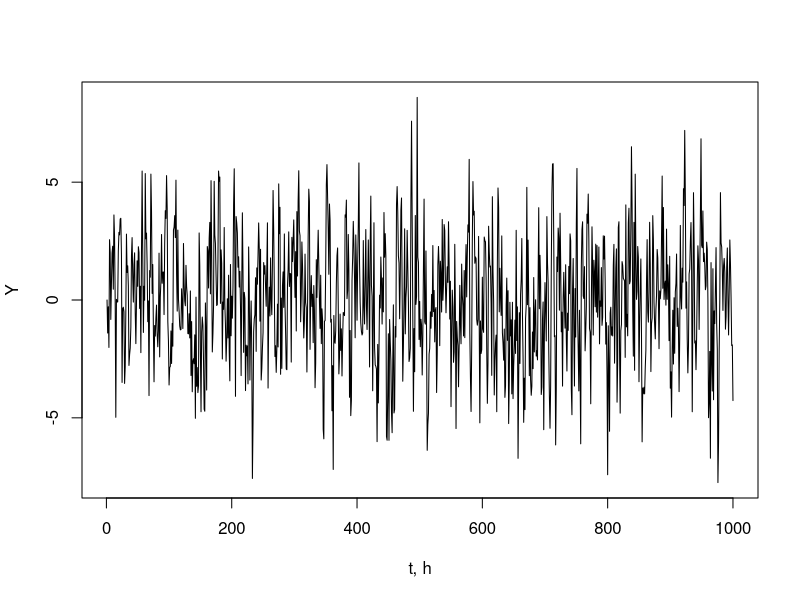
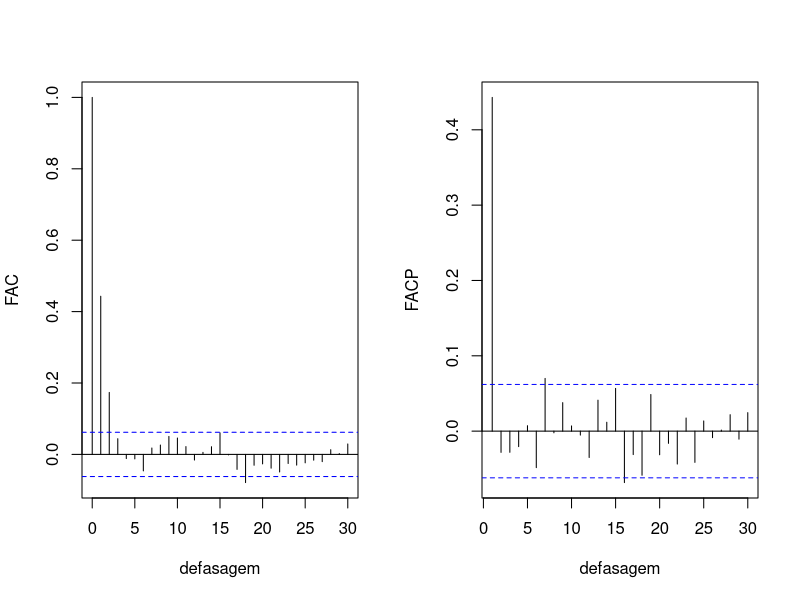
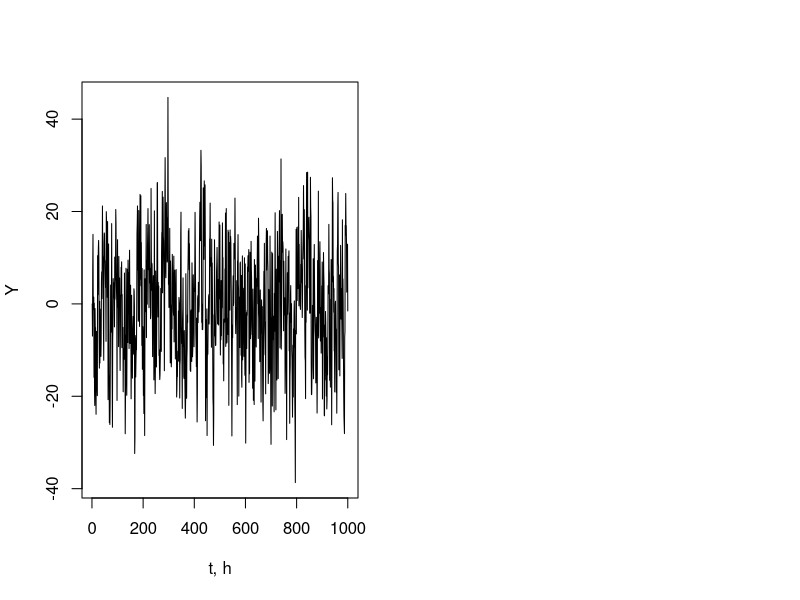
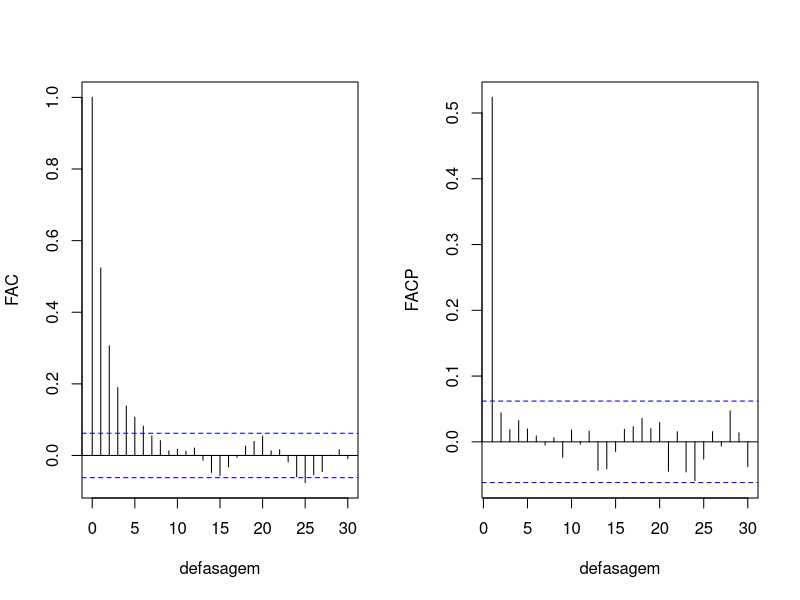
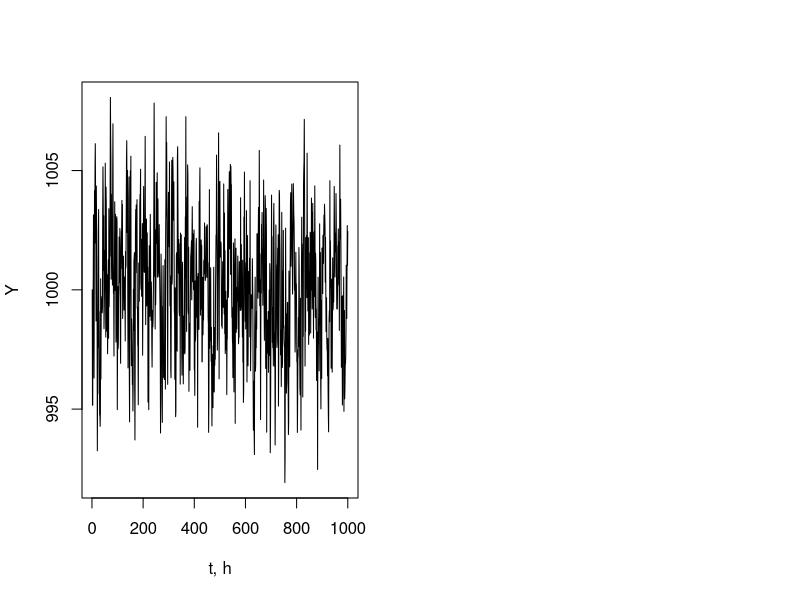
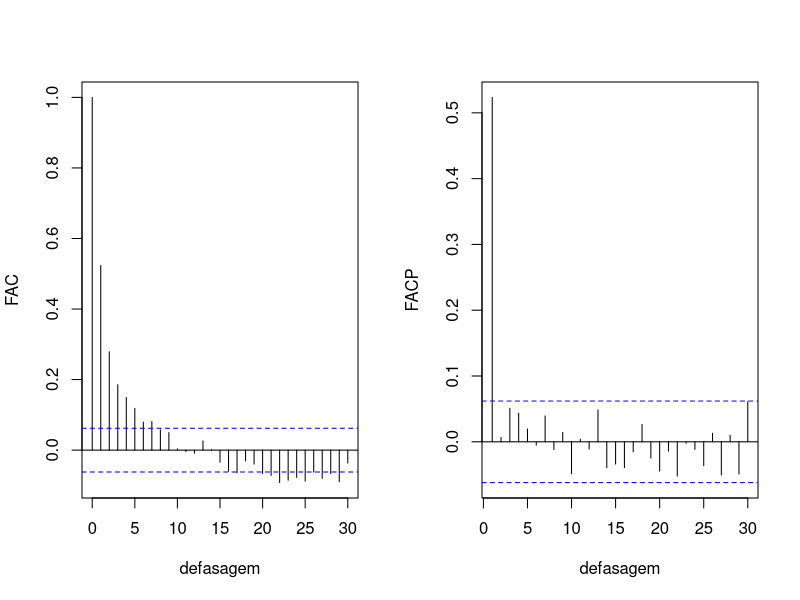
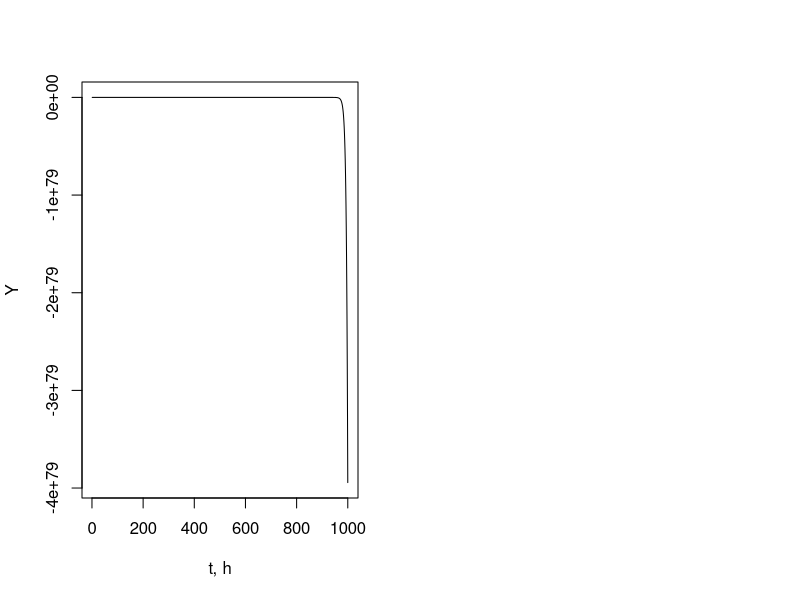
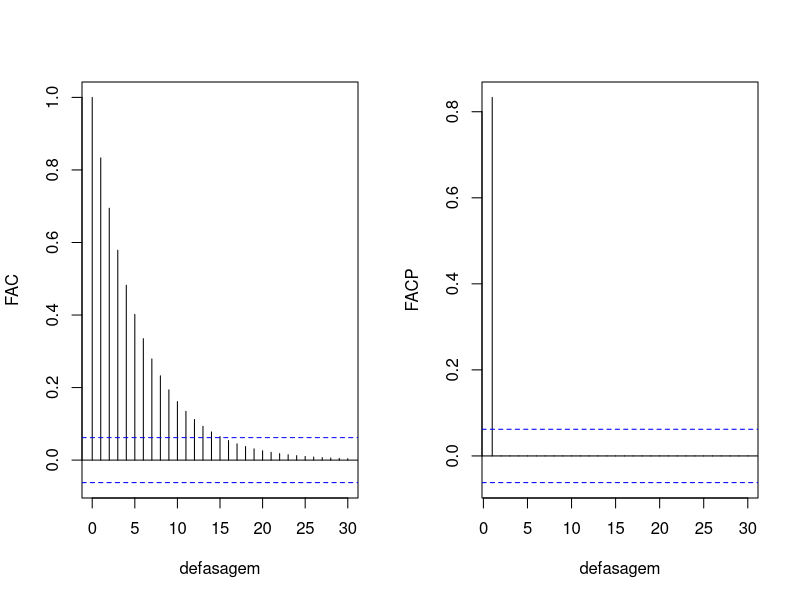

Recreate these plots in R, in order.
## ---- chunk 1
knitr::opts_chunk$set(
  fig.output = "70%"
)
## ---- chunk 2

# reprodutibilidade
set.seed(1)

# função geradora de processo AR(1)
ar1 = function(
    # quantidade de t (incluindo horizonte de previsão)
    t,
    # constante
    phi_0 = 0,
    # coeficiente autoregressivo
    phi_1,
    # variância
    v
) {
  
  # y_t inicial
  # se a série é estacionária E[y_t-1] = E[y_t])
  y_t = phi_0 / (1 - phi_1)
  
  # gerando processo a partir de t_2 até t
  for (i in 2:t) {
    # ruído branco
    erro = rnorm(1, mean = 0, sd = sqrt(v))
    # AR1
    y_t[i] = phi_0 + phi_1 * y_t[i - 1] + erro
  }
  
  # retorna processo
  return(y_t)
}
## ---- chunk 3
# série AR(1)
y_t = ar1(
  t = 1000,
  phi_1 = 0.5,
  v = 5
)
## ---- chunk 4
# série
plot(
  y_t, type = "l",
  xlab = "t, h",
  ylab = "Y"
)

# funções de autocorrelação
par(mfrow = c(1, 2))
acf(y_t, main = "", xlab = "defasagem", ylab = "FAC")
pacf(y_t, main = "", xlab = "defasagem", ylab = "FACP")
## ---- chunk 5
# série AR(1)
y_t = ar1(
  t = 1000,
  phi_1 = 0.5,
  v = 100
)

head(y_t)
## ---- chunk 6
# série
plot(
  y_t, type = "l",
  xlab = "t, h",
  ylab = "Y"
)

# funções de autocorrelação
par(mfrow = c(1, 2))
acf(y_t, main = "", xlab = "defasagem", ylab = "FAC")
pacf(y_t, main = "", xlab = "defasagem", ylab = "FACP")
## ---- chunk 7
erro = rnorm(1000, 0, 10)
head(erro)

# média do erro
mean(erro)
## ---- chunk 8
# série AR(1)
y_t = ar1(
  t = 1000,
  phi_0 = 500,
  phi_1 = 0.5,
  v = 5
)

head(y_t)
## ---- chunk 9
# série
plot(
  y_t, type = "l",
  xlab = "t, h",
  ylab = "Y"
)

# funções de autocorrelação
par(mfrow = c(1, 2))
acf(y_t, main = "", xlab = "defasagem", ylab = "FAC")
pacf(y_t, main = "", xlab = "defasagem", ylab = "FACP")
## ---- chunk 10
# série AR(1)
y_t = ar1(
  t = 1000,
  phi_1 = 1.2,
  v = 5
)

head(y_t, 20)
## ---- chunk 11
# série
plot(
  y_t, type = "l",
  xlab = "t, h",
  ylab = "Y"
)

# funções de autocorrelação
par(mfrow = c(1, 2))
acf(y_t, main = "", xlab = "defasagem", ylab = "FAC")
pacf(y_t, main = "", xlab = "defasagem", ylab = "FACP")
## ---- chunk 12
# função geradora de processo AR(1) com previsão
ar1 = function(
    # quantidade de t (incluindo horizonte de previsão)
    t,
    # constante
    phi_0 = 0,
    # coeficiente autoregressivo
    phi_1,
    # variância
    v,
    # horizonte de previsão
    h = NULL,
    # média do erro
    erro_medio = 0
) {
  
  # y_t inicial
  # se a série é estacionária E[y_t-1] = E[y_t])
  y_t = phi_0 / (1 - phi_1)
  
  # gerando processo a partir de t_2 até t
  for (i in 2:t) {
    # ruído branco (ou apenas próximo o suficiente, para simular o mundo real)
    erro = rnorm(1, mean = erro_medio, sd = sqrt(v))
    # AR1
    y_t[i] = phi_0 + phi_1 * y_t[i - 1] + erro
  }

  # previsão
  if (!is.null(h)) {
    # média da amostra
    u = mean(y_t)
    # loop representando a eq. 10
    for (i in 1:h) {
      y_t[t + i] = tail(cumsum(phi_0 * phi_1 ^ (1:i - 1)), 1) + u * (phi_1) ^ i
    }
  }
  
  # retorna processo
  return(y_t)
}
## ---- chunk 13
# série AR(1)
y_t = ar1(
  t = 1000,
  phi_1 = 0.5,
  v = 5,
  h = 200,
  phi_0 = 500
)

# evidência da convergência em números
y_t[995:1015]
## ---- chunk 14
# série
plot(
  y_t, type = "l",
  xlab = "t, h",
  ylab = "Y"
)

# funções de autocorrelação
par(mfrow = c(1, 2))
acf(y_t, main = "", xlab = "defasagem", ylab = "FAC")
pacf(y_t, main = "", xlab = "defasagem", ylab = "FACP")
## ---- chunk 15
# série AR(1)
y_t = ar1(
  t = 1000,
  phi_1 = 1.2,
  v = 5,
  h = 200,
  phi_0 = 500
)
## ---- chunk 16
# série
plot(
  y_t, type = "l",
  xlab = "t, h",
  ylab = "Y"
)

# funções de autocorrelação
par(mfrow = c(1, 2))
acf(y_t, main = "", xlab = "defasagem", ylab = "FAC")
pacf(y_t, main = "", xlab = "defasagem", ylab = "FACP")
